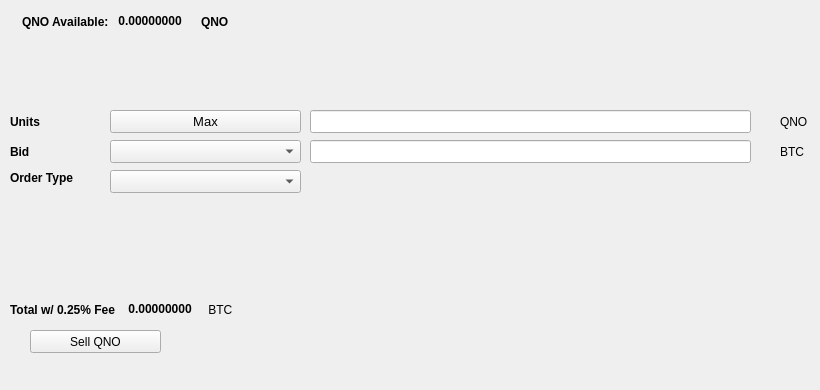
   <widget class="QWidget" name="SellTab">
    <attribute name="title">
     <string>Sell</string>
    </attribute>
    <widget class="QLabel" name="label_16">
     <property name="geometry">
      <rect>
       <x>780</x>
       <y>140</y>
       <width>31</width>
       <height>23</height>
      </rect>
     </property>
     <property name="text">
      <string>BTC</string>
     </property>
    </widget>
    <widget class="QComboBox" name="SellBidcomboBox">
     <property name="geometry">
      <rect>
       <x>110</x>
       <y>140</y>
       <width>191</width>
       <height>23</height>
      </rect>
     </property>
     <property name="font">
      <font>
       <pointsize>10</pointsize>
      </font>
     </property>
    </widget>
    <widget class="QLabel" name="label_18">
     <property name="geometry">
      <rect>
       <x>10</x>
       <y>110</y>
       <width>46</width>
       <height>23</height>
      </rect>
     </property>
     <property name="font">
      <font>
       <weight>75</weight>
       <bold>true</bold>
      </font>
     </property>
     <property name="text">
      <string>Units</string>
     </property>
    </widget>
    <widget class="QPushButton" name="Sell_Max_Amount">
     <property name="geometry">
      <rect>
       <x>110</x>
       <y>110</y>
       <width>191</width>
       <height>23</height>
      </rect>
     </property>
     <property name="font">
      <font>
       <pointsize>10</pointsize>
      </font>
     </property>
     <property name="text">
      <string>Max</string>
     </property>
    </widget>
    <widget class="QLabel" name="label_20">
     <property name="geometry">
      <rect>
       <x>10</x>
       <y>170</y>
       <width>91</width>
       <height>16</height>
      </rect>
     </property>
     <property name="font">
      <font>
       <weight>75</weight>
       <bold>true</bold>
      </font>
     </property>
     <property name="text">
      <string>Order Type</string>
     </property>
    </widget>
    <widget class="QComboBox" name="SellOrdertypeCombo">
     <property name="geometry">
      <rect>
       <x>110</x>
       <y>170</y>
       <width>191</width>
       <height>23</height>
      </rect>
     </property>
     <property name="font">
      <font>
       <pointsize>10</pointsize>
      </font>
     </property>
    </widget>
    <widget class="QLabel" name="label_21">
     <property name="geometry">
      <rect>
       <x>10</x>
       <y>140</y>
       <width>46</width>
       <height>23</height>
      </rect>
     </property>
     <property name="font">
      <font>
       <weight>75</weight>
       <bold>true</bold>
      </font>
     </property>
     <property name="text">
      <string>Bid</string>
     </property>
    </widget>
    <widget class="QLabel" name="label_22">
     <property name="geometry">
      <rect>
       <x>780</x>
       <y>110</y>
       <width>31</width>
       <height>23</height>
      </rect>
     </property>
     <property name="text">
      <string>QNO</string>
     </property>
    </widget>
    <widget class="QLineEdit" name="UnitsInputQNO">
     <property name="geometry">
      <rect>
       <x>310</x>
       <y>110</y>
       <width>441</width>
       <height>23</height>
      </rect>
     </property>
     <property name="font">
      <font>
       <pointsize>9</pointsize>
       <weight>75</weight>
       <bold>true</bold>
      </font>
     </property>
    </widget>
    <widget class="QLineEdit" name="SellBidPriceEdit">
     <property name="geometry">
      <rect>
       <x>310</x>
       <y>140</y>
       <width>441</width>
       <height>23</height>
      </rect>
     </property>
     <property name="font">
      <font>
       <pointsize>9</pointsize>
       <weight>75</weight>
       <bold>true</bold>
      </font>
     </property>
    </widget>
    <widget class="QPushButton" name="SellQNOBTN">
     <property name="geometry">
      <rect>
       <x>30</x>
       <y>330</y>
       <width>131</width>
       <height>23</height>
      </rect>
     </property>
     <property name="text">
      <string>Sell QNO</string>
     </property>
     <property name="icon">
      <iconset resource="../qyno">
       <normaloff>:/icons/bitcoin</normaloff>:/icons/bitcoin</iconset>
     </property>
    </widget>
    <widget class="QWidget" name="layoutWidget3">
     <property name="geometry">
      <rect>
       <x>22</x>
       <y>12</y>
       <width>258</width>
       <height>19</height>
      </rect>
     </property>
     <layout class="QHBoxLayout" name="horizontalLayout">
      <item>
       <widget class="QLabel" name="label232_2">
        <property name="font">
         <font>
          <weight>75</weight>
          <bold>true</bold>
         </font>
        </property>
        <property name="text">
         <string>QNO Available:</string>
        </property>
       </widget>
      </item>
      <item>
       <widget class="QLabel" name="QNOAvailableLabel">
        <property name="palette">
         <palette>
          <active>
           <colorrole role="WindowText">
            <brush brushstyle="SolidPattern">
             <color alpha="255">
              <red>0</red>
              <green>0</green>
              <blue>0</blue>
             </color>
            </brush>
           </colorrole>
           <colorrole role="Button">
            <brush brushstyle="SolidPattern">
             <color alpha="255">
              <red>0</red>
              <green>170</green>
              <blue>0</blue>
             </color>
            </brush>
           </colorrole>
           <colorrole role="Light">
            <brush brushstyle="SolidPattern">
             <color alpha="255">
              <red>0</red>
              <green>255</green>
              <blue>0</blue>
             </color>
            </brush>
           </colorrole>
           <colorrole role="Midlight">
            <brush brushstyle="SolidPattern">
             <color alpha="255">
              <red>0</red>
              <green>212</green>
              <blue>0</blue>
             </color>
            </brush>
           </colorrole>
           <colorrole role="Dark">
            <brush brushstyle="SolidPattern">
             <color alpha="255">
              <red>0</red>
              <green>85</green>
              <blue>0</blue>
             </color>
            </brush>
           </colorrole>
           <colorrole role="Mid">
            <brush brushstyle="SolidPattern">
             <color alpha="255">
              <red>0</red>
              <green>113</green>
              <blue>0</blue>
             </color>
            </brush>
           </colorrole>
           <colorrole role="Text">
            <brush brushstyle="SolidPattern">
             <color alpha="255">
              <red>0</red>
              <green>170</green>
              <blue>0</blue>
             </color>
            </brush>
           </colorrole>
           <colorrole role="BrightText">
            <brush brushstyle="SolidPattern">
             <color alpha="255">
              <red>255</red>
              <green>255</green>
              <blue>255</blue>
             </color>
            </brush>
           </colorrole>
           <colorrole role="ButtonText">
            <brush brushstyle="SolidPattern">
             <color alpha="255">
              <red>0</red>
              <green>0</green>
              <blue>0</blue>
             </color>
            </brush>
           </colorrole>
           <colorrole role="Base">
            <brush brushstyle="SolidPattern">
             <color alpha="255">
              <red>255</red>
              <green>255</green>
              <blue>255</blue>
             </color>
            </brush>
           </colorrole>
           <colorrole role="Window">
            <brush brushstyle="SolidPattern">
             <color alpha="255">
              <red>0</red>
              <green>170</green>
              <blue>0</blue>
             </color>
            </brush>
           </colorrole>
           <colorrole role="Shadow">
            <brush brushstyle="SolidPattern">
             <color alpha="255">
              <red>0</red>
              <green>0</green>
              <blue>0</blue>
             </color>
            </brush>
           </colorrole>
           <colorrole role="AlternateBase">
            <brush brushstyle="SolidPattern">
             <color alpha="255">
              <red>127</red>
              <green>212</green>
              <blue>127</blue>
             </color>
            </brush>
           </colorrole>
           <colorrole role="ToolTipBase">
            <brush brushstyle="SolidPattern">
             <color alpha="255">
              <red>255</red>
              <green>255</green>
              <blue>220</blue>
             </color>
            </brush>
           </colorrole>
           <colorrole role="ToolTipText">
            <brush brushstyle="SolidPattern">
             <color alpha="255">
              <red>0</red>
              <green>0</green>
              <blue>0</blue>
             </color>
            </brush>
           </colorrole>
          </active>
          <inactive>
           <colorrole role="WindowText">
            <brush brushstyle="SolidPattern">
             <color alpha="255">
              <red>0</red>
              <green>0</green>
              <blue>0</blue>
             </color>
            </brush>
           </colorrole>
           <colorrole role="Button">
            <brush brushstyle="SolidPattern">
             <color alpha="255">
              <red>0</red>
              <green>170</green>
              <blue>0</blue>
             </color>
            </brush>
           </colorrole>
           <colorrole role="Light">
            <brush brushstyle="SolidPattern">
             <color alpha="255">
              <red>0</red>
              <green>255</green>
              <blue>0</blue>
             </color>
            </brush>
           </colorrole>
           <colorrole role="Midlight">
            <brush brushstyle="SolidPattern">
             <color alpha="255">
              <red>0</red>
              <green>212</green>
              <blue>0</blue>
             </color>
            </brush>
           </colorrole>
           <colorrole role="Dark">
            <brush brushstyle="SolidPattern">
             <color alpha="255">
              <red>0</red>
              <green>85</green>
              <blue>0</blue>
             </color>
            </brush>
           </colorrole>
           <colorrole role="Mid">
            <brush brushstyle="SolidPattern">
             <color alpha="255">
              <red>0</red>
              <green>113</green>
              <blue>0</blue>
             </color>
            </brush>
           </colorrole>
           <colorrole role="Text">
            <brush brushstyle="SolidPattern">
             <color alpha="255">
              <red>0</red>
              <green>170</green>
              <blue>0</blue>
             </color>
            </brush>
           </colorrole>
           <colorrole role="BrightText">
            <brush brushstyle="SolidPattern">
             <color alpha="255">
              <red>255</red>
              <green>255</green>
              <blue>255</blue>
             </color>
            </brush>
           </colorrole>
           <colorrole role="ButtonText">
            <brush brushstyle="SolidPattern">
             <color alpha="255">
              <red>0</red>
              <green>0</green>
              <blue>0</blue>
             </color>
            </brush>
           </colorrole>
           <colorrole role="Base">
            <brush brushstyle="SolidPattern">
             <color alpha="255">
              <red>255</red>
              <green>255</green>
              <blue>255</blue>
             </color>
            </brush>
           </colorrole>
           <colorrole role="Window">
            <brush brushstyle="SolidPattern">
             <color alpha="255">
              <red>0</red>
              <green>170</green>
              <blue>0</blue>
             </color>
            </brush>
           </colorrole>
           <colorrole role="Shadow">
            <brush brushstyle="SolidPattern">
             <color alpha="255">
              <red>0</red>
              <green>0</green>
              <blue>0</blue>
             </color>
            </brush>
           </colorrole>
           <colorrole role="AlternateBase">
            <brush brushstyle="SolidPattern">
             <color alpha="255">
              <red>127</red>
              <green>212</green>
              <blue>127</blue>
             </color>
            </brush>
           </colorrole>
           <colorrole role="ToolTipBase">
            <brush brushstyle="SolidPattern">
             <color alpha="255">
              <red>255</red>
              <green>255</green>
              <blue>220</blue>
             </color>
            </brush>
           </colorrole>
           <colorrole role="ToolTipText">
            <brush brushstyle="SolidPattern">
             <color alpha="255">
              <red>0</red>
              <green>0</green>
              <blue>0</blue>
             </color>
            </brush>
           </colorrole>
          </inactive>
          <disabled>
           <colorrole role="WindowText">
            <brush brushstyle="SolidPattern">
             <color alpha="255">
              <red>0</red>
              <green>85</green>
              <blue>0</blue>
             </color>
            </brush>
           </colorrole>
           <colorrole role="Button">
            <brush brushstyle="SolidPattern">
             <color alpha="255">
              <red>0</red>
              <green>170</green>
              <blue>0</blue>
             </color>
            </brush>
           </colorrole>
           <colorrole role="Light">
            <brush brushstyle="SolidPattern">
             <color alpha="255">
              <red>0</red>
              <green>255</green>
              <blue>0</blue>
             </color>
            </brush>
           </colorrole>
           <colorrole role="Midlight">
            <brush brushstyle="SolidPattern">
             <color alpha="255">
              <red>0</red>
              <green>212</green>
              <blue>0</blue>
             </color>
            </brush>
           </colorrole>
           <colorrole role="Dark">
            <brush brushstyle="SolidPattern">
             <color alpha="255">
              <red>0</red>
              <green>85</green>
              <blue>0</blue>
             </color>
            </brush>
           </colorrole>
           <colorrole role="Mid">
            <brush brushstyle="SolidPattern">
             <color alpha="255">
              <red>0</red>
              <green>113</green>
              <blue>0</blue>
             </color>
            </brush>
           </colorrole>
           <colorrole role="Text">
            <brush brushstyle="SolidPattern">
             <color alpha="255">
              <red>0</red>
              <green>85</green>
              <blue>0</blue>
             </color>
            </brush>
           </colorrole>
           <colorrole role="BrightText">
            <brush brushstyle="SolidPattern">
             <color alpha="255">
              <red>255</red>
              <green>255</green>
              <blue>255</blue>
             </color>
            </brush>
           </colorrole>
           <colorrole role="ButtonText">
            <brush brushstyle="SolidPattern">
             <color alpha="255">
              <red>0</red>
              <green>85</green>
              <blue>0</blue>
             </color>
            </brush>
           </colorrole>
           <colorrole role="Base">
            <brush brushstyle="SolidPattern">
             <color alpha="255">
              <red>0</red>
              <green>170</green>
              <blue>0</blue>
             </color>
            </brush>
           </colorrole>
           <colorrole role="Window">
            <brush brushstyle="SolidPattern">
             <color alpha="255">
              <red>0</red>
              <green>170</green>
              <blue>0</blue>
             </color>
            </brush>
           </colorrole>
           <colorrole role="Shadow">
            <brush brushstyle="SolidPattern">
             <color alpha="255">
              <red>0</red>
              <green>0</green>
              <blue>0</blue>
             </color>
            </brush>
           </colorrole>
           <colorrole role="AlternateBase">
            <brush brushstyle="SolidPattern">
             <color alpha="255">
              <red>0</red>
              <green>170</green>
              <blue>0</blue>
             </color>
            </brush>
           </colorrole>
           <colorrole role="ToolTipBase">
            <brush brushstyle="SolidPattern">
             <color alpha="255">
              <red>255</red>
              <green>255</green>
              <blue>220</blue>
             </color>
            </brush>
           </colorrole>
           <colorrole role="ToolTipText">
            <brush brushstyle="SolidPattern">
             <color alpha="255">
              <red>0</red>
              <green>0</green>
              <blue>0</blue>
             </color>
            </brush>
           </colorrole>
          </disabled>
         </palette>
        </property>
        <property name="font">
         <font>
          <weight>75</weight>
          <bold>true</bold>
         </font>
        </property>
        <property name="text">
         <string> 0.00000000 </string>
        </property>
        <property name="textInteractionFlags">
         <set>Qt::LinksAccessibleByMouse|Qt::TextSelectableByKeyboard|Qt::TextSelectableByMouse</set>
        </property>
       </widget>
      </item>
      <item>
       <widget class="QLabel" name="labelQNO">
        <property name="font">
         <font>
          <weight>75</weight>
          <bold>true</bold>
         </font>
        </property>
        <property name="text">
         <string>QNO</string>
        </property>
       </widget>
      </item>
     </layout>
    </widget>
    <widget class="QWidget" name="layoutWidget">
     <property name="geometry">
      <rect>
       <x>10</x>
       <y>300</y>
       <width>268</width>
       <height>19</height>
      </rect>
     </property>
     <layout class="QHBoxLayout" name="horizontalLayout_2">
      <item>
       <widget class="QLabel" name="label_19">
        <property name="font">
         <font>
          <weight>75</weight>
          <bold>true</bold>
         </font>
        </property>
        <property name="text">
         <string>Total w/ 0.25% Fee </string>
        </property>
       </widget>
      </item>
      <item>
       <widget class="QLabel" name="SellCostLabel">
        <property name="palette">
         <palette>
          <active>
           <colorrole role="WindowText">
            <brush brushstyle="SolidPattern">
             <color alpha="255">
              <red>0</red>
              <green>0</green>
              <blue>0</blue>
             </color>
            </brush>
           </colorrole>
           <colorrole role="Button">
            <brush brushstyle="SolidPattern">
             <color alpha="255">
              <red>0</red>
              <green>170</green>
              <blue>0</blue>
             </color>
            </brush>
           </colorrole>
           <colorrole role="Light">
            <brush brushstyle="SolidPattern">
             <color alpha="255">
              <red>0</red>
              <green>255</green>
              <blue>0</blue>
             </color>
            </brush>
           </colorrole>
           <colorrole role="Midlight">
            <brush brushstyle="SolidPattern">
             <color alpha="255">
              <red>0</red>
              <green>212</green>
              <blue>0</blue>
             </color>
            </brush>
           </colorrole>
           <colorrole role="Dark">
            <brush brushstyle="SolidPattern">
             <color alpha="255">
              <red>0</red>
              <green>85</green>
              <blue>0</blue>
             </color>
            </brush>
           </colorrole>
           <colorrole role="Mid">
            <brush brushstyle="SolidPattern">
             <color alpha="255">
              <red>0</red>
              <green>113</green>
              <blue>0</blue>
             </color>
            </brush>
           </colorrole>
           <colorrole role="Text">
            <brush brushstyle="SolidPattern">
             <color alpha="255">
              <red>0</red>
              <green>170</green>
              <blue>0</blue>
             </color>
            </brush>
           </colorrole>
           <colorrole role="BrightText">
            <brush brushstyle="SolidPattern">
             <color alpha="255">
              <red>255</red>
              <green>255</green>
              <blue>255</blue>
             </color>
            </brush>
           </colorrole>
           <colorrole role="ButtonText">
            <brush brushstyle="SolidPattern">
             <color alpha="255">
              <red>0</red>
              <green>0</green>
              <blue>0</blue>
             </color>
            </brush>
           </colorrole>
           <colorrole role="Base">
            <brush brushstyle="SolidPattern">
             <color alpha="255">
              <red>255</red>
              <green>255</green>
              <blue>255</blue>
             </color>
            </brush>
           </colorrole>
           <colorrole role="Window">
            <brush brushstyle="SolidPattern">
             <color alpha="255">
              <red>0</red>
              <green>170</green>
              <blue>0</blue>
             </color>
            </brush>
           </colorrole>
           <colorrole role="Shadow">
            <brush brushstyle="SolidPattern">
             <color alpha="255">
              <red>0</red>
              <green>0</green>
              <blue>0</blue>
             </color>
            </brush>
           </colorrole>
           <colorrole role="AlternateBase">
            <brush brushstyle="SolidPattern">
             <color alpha="255">
              <red>127</red>
              <green>212</green>
              <blue>127</blue>
             </color>
            </brush>
           </colorrole>
           <colorrole role="ToolTipBase">
            <brush brushstyle="SolidPattern">
             <color alpha="255">
              <red>255</red>
              <green>255</green>
              <blue>220</blue>
             </color>
            </brush>
           </colorrole>
           <colorrole role="ToolTipText">
            <brush brushstyle="SolidPattern">
             <color alpha="255">
              <red>0</red>
              <green>0</green>
              <blue>0</blue>
             </color>
            </brush>
           </colorrole>
          </active>
          <inactive>
           <colorrole role="WindowText">
            <brush brushstyle="SolidPattern">
             <color alpha="255">
              <red>0</red>
              <green>0</green>
              <blue>0</blue>
             </color>
            </brush>
           </colorrole>
           <colorrole role="Button">
            <brush brushstyle="SolidPattern">
             <color alpha="255">
              <red>0</red>
              <green>170</green>
              <blue>0</blue>
             </color>
            </brush>
           </colorrole>
           <colorrole role="Light">
            <brush brushstyle="SolidPattern">
             <color alpha="255">
              <red>0</red>
              <green>255</green>
              <blue>0</blue>
             </color>
            </brush>
           </colorrole>
           <colorrole role="Midlight">
            <brush brushstyle="SolidPattern">
             <color alpha="255">
              <red>0</red>
              <green>212</green>
              <blue>0</blue>
             </color>
            </brush>
           </colorrole>
           <colorrole role="Dark">
            <brush brushstyle="SolidPattern">
             <color alpha="255">
              <red>0</red>
              <green>85</green>
              <blue>0</blue>
             </color>
            </brush>
           </colorrole>
           <colorrole role="Mid">
            <brush brushstyle="SolidPattern">
             <color alpha="255">
              <red>0</red>
              <green>113</green>
              <blue>0</blue>
             </color>
            </brush>
           </colorrole>
           <colorrole role="Text">
            <brush brushstyle="SolidPattern">
             <color alpha="255">
              <red>0</red>
              <green>170</green>
              <blue>0</blue>
             </color>
            </brush>
           </colorrole>
           <colorrole role="BrightText">
            <brush brushstyle="SolidPattern">
             <color alpha="255">
              <red>255</red>
              <green>255</green>
              <blue>255</blue>
             </color>
            </brush>
           </colorrole>
           <colorrole role="ButtonText">
            <brush brushstyle="SolidPattern">
             <color alpha="255">
              <red>0</red>
              <green>0</green>
              <blue>0</blue>
             </color>
            </brush>
           </colorrole>
           <colorrole role="Base">
            <brush brushstyle="SolidPattern">
             <color alpha="255">
              <red>255</red>
              <green>255</green>
              <blue>255</blue>
             </color>
            </brush>
           </colorrole>
           <colorrole role="Window">
            <brush brushstyle="SolidPattern">
             <color alpha="255">
              <red>0</red>
              <green>170</green>
              <blue>0</blue>
             </color>
            </brush>
           </colorrole>
           <colorrole role="Shadow">
            <brush brushstyle="SolidPattern">
             <color alpha="255">
              <red>0</red>
              <green>0</green>
              <blue>0</blue>
             </color>
            </brush>
           </colorrole>
           <colorrole role="AlternateBase">
            <brush brushstyle="SolidPattern">
             <color alpha="255">
              <red>127</red>
              <green>212</green>
              <blue>127</blue>
             </color>
            </brush>
           </colorrole>
           <colorrole role="ToolTipBase">
            <brush brushstyle="SolidPattern">
             <color alpha="255">
              <red>255</red>
              <green>255</green>
              <blue>220</blue>
             </color>
            </brush>
           </colorrole>
           <colorrole role="ToolTipText">
            <brush brushstyle="SolidPattern">
             <color alpha="255">
              <red>0</red>
              <green>0</green>
              <blue>0</blue>
             </color>
            </brush>
           </colorrole>
          </inactive>
          <disabled>
           <colorrole role="WindowText">
            <brush brushstyle="SolidPattern">
             <color alpha="255">
              <red>0</red>
              <green>85</green>
              <blue>0</blue>
             </color>
            </brush>
           </colorrole>
           <colorrole role="Button">
            <brush brushstyle="SolidPattern">
             <color alpha="255">
              <red>0</red>
              <green>170</green>
              <blue>0</blue>
             </color>
            </brush>
           </colorrole>
           <colorrole role="Light">
            <brush brushstyle="SolidPattern">
             <color alpha="255">
              <red>0</red>
              <green>255</green>
              <blue>0</blue>
             </color>
            </brush>
           </colorrole>
           <colorrole role="Midlight">
            <brush brushstyle="SolidPattern">
             <color alpha="255">
              <red>0</red>
              <green>212</green>
              <blue>0</blue>
             </color>
            </brush>
           </colorrole>
           <colorrole role="Dark">
            <brush brushstyle="SolidPattern">
             <color alpha="255">
              <red>0</red>
              <green>85</green>
              <blue>0</blue>
             </color>
            </brush>
           </colorrole>
           <colorrole role="Mid">
            <brush brushstyle="SolidPattern">
             <color alpha="255">
              <red>0</red>
              <green>113</green>
              <blue>0</blue>
             </color>
            </brush>
           </colorrole>
           <colorrole role="Text">
            <brush brushstyle="SolidPattern">
             <color alpha="255">
              <red>0</red>
              <green>85</green>
              <blue>0</blue>
             </color>
            </brush>
           </colorrole>
           <colorrole role="BrightText">
            <brush brushstyle="SolidPattern">
             <color alpha="255">
              <red>255</red>
              <green>255</green>
              <blue>255</blue>
             </color>
            </brush>
           </colorrole>
           <colorrole role="ButtonText">
            <brush brushstyle="SolidPattern">
             <color alpha="255">
              <red>0</red>
              <green>85</green>
              <blue>0</blue>
             </color>
            </brush>
           </colorrole>
           <colorrole role="Base">
            <brush brushstyle="SolidPattern">
             <color alpha="255">
              <red>0</red>
              <green>170</green>
              <blue>0</blue>
             </color>
            </brush>
           </colorrole>
           <colorrole role="Window">
            <brush brushstyle="SolidPattern">
             <color alpha="255">
              <red>0</red>
              <green>170</green>
              <blue>0</blue>
             </color>
            </brush>
           </colorrole>
           <colorrole role="Shadow">
            <brush brushstyle="SolidPattern">
             <color alpha="255">
              <red>0</red>
              <green>0</green>
              <blue>0</blue>
             </color>
            </brush>
           </colorrole>
           <colorrole role="AlternateBase">
            <brush brushstyle="SolidPattern">
             <color alpha="255">
              <red>0</red>
              <green>170</green>
              <blue>0</blue>
             </color>
            </brush>
           </colorrole>
           <colorrole role="ToolTipBase">
            <brush brushstyle="SolidPattern">
             <color alpha="255">
              <red>255</red>
              <green>255</green>
              <blue>220</blue>
             </color>
            </brush>
           </colorrole>
           <colorrole role="ToolTipText">
            <brush brushstyle="SolidPattern">
             <color alpha="255">
              <red>0</red>
              <green>0</green>
              <blue>0</blue>
             </color>
            </brush>
           </colorrole>
          </disabled>
         </palette>
        </property>
        <property name="font">
         <font>
          <weight>75</weight>
          <bold>true</bold>
         </font>
        </property>
        <property name="autoFillBackground">
         <bool>false</bool>
        </property>
        <property name="text">
         <string> 0.00000000</string>
        </property>
        <property name="textInteractionFlags">
         <set>Qt::LinksAccessibleByMouse|Qt::TextSelectableByMouse</set>
        </property>
       </widget>
      </item>
      <item>
       <widget class="QLabel" name="label_17">
        <property name="font">
         <font>
          <weight>50</weight>
          <bold>false</bold>
         </font>
        </property>
        <property name="text">
         <string> BTC</string>
        </property>
       </widget>
      </item>
     </layout>
    </widget>
    <widget class="QLabel" name="label_23">
     <property name="geometry">
      <rect>
       <x>460</x>
       <y>300</y>
       <width>281</width>
       <height>81</height>
      </rect>
     </property>
     <property name="text">
      <string/>
     </property>
     <property name="pixmap">
      <pixmap>:/images/bittrex</pixmap>
     </property>
    </widget>
   </widget>
